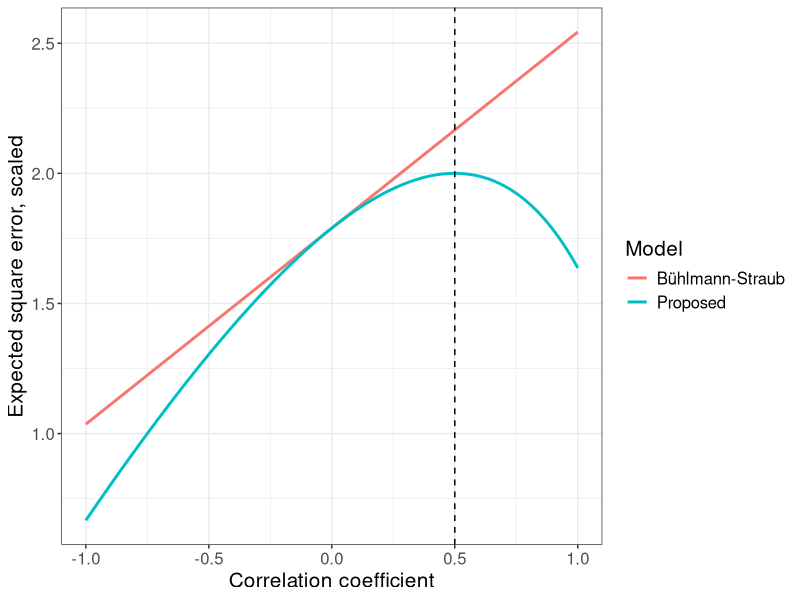
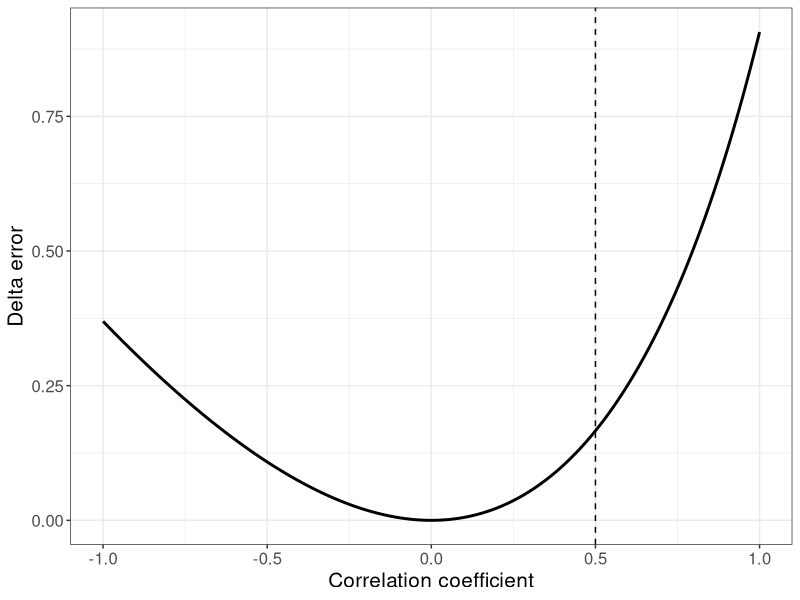
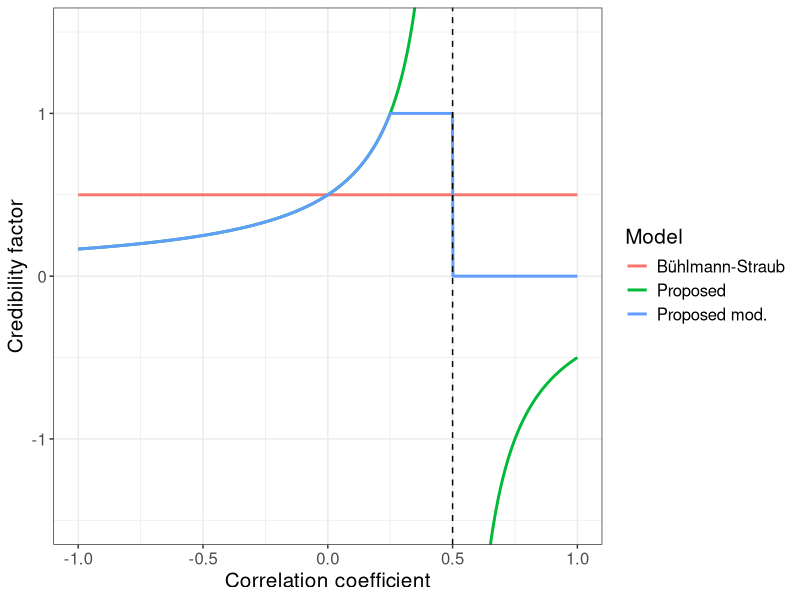
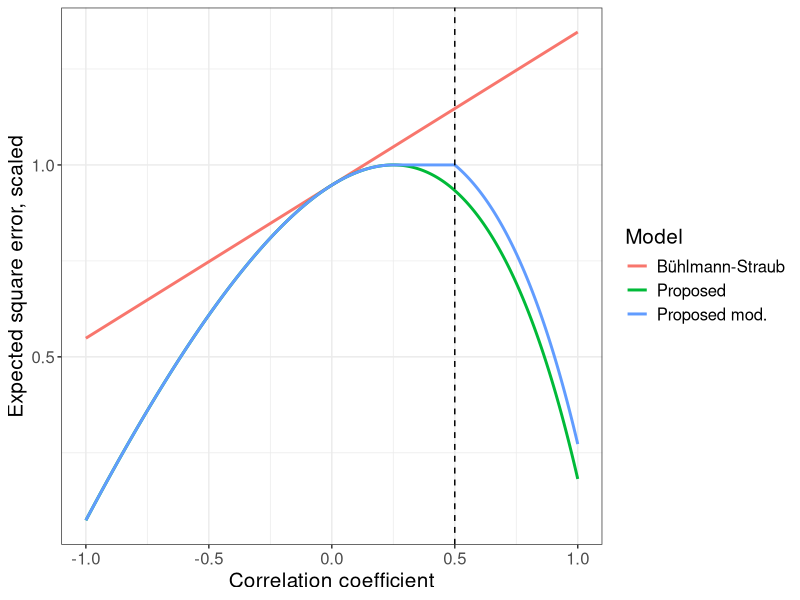
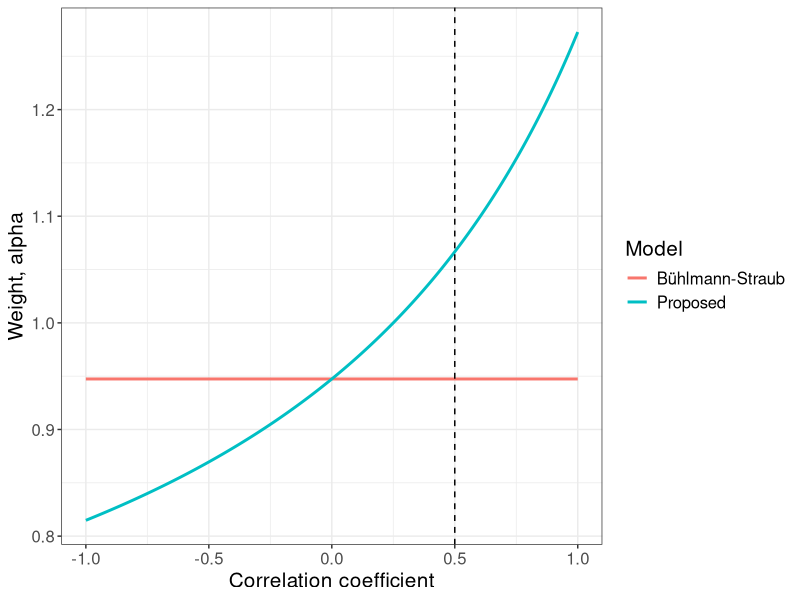
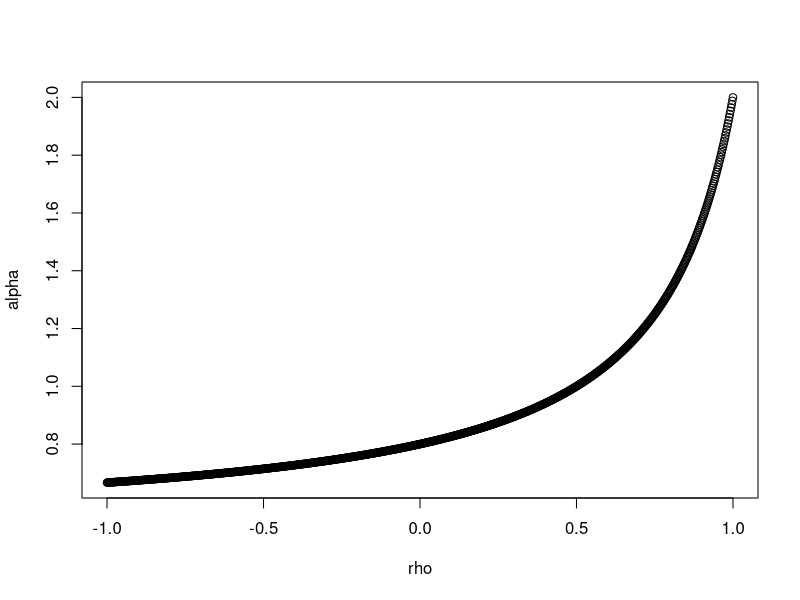
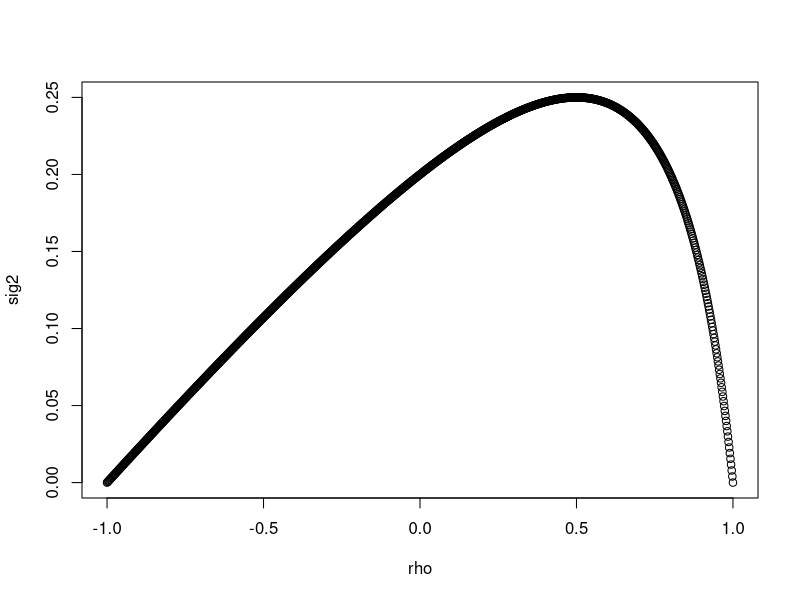
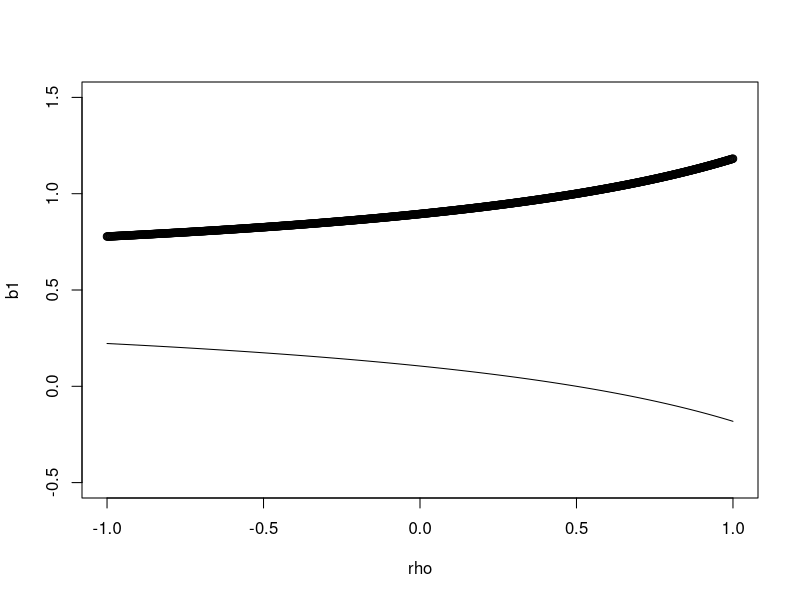

These figures' R source, in order:
library(tidyverse)

N <- 1000

get_z <- function(k1, k2, rho) (k1 + 1 - sqrt(k1*k2)*rho)/((k1+1)*(k1+k2+2-2*sqrt(k1*k2)*rho)-(k1+1)*(k2+1)+k1*k2*rho^2)

#k1 <- 5
#k2 <- k1
k1 <- 1
k2 <- 16
rho <- 0.8

#k1 <- seq(0.001, 5, length.out = 1000)
rho <- seq(-1, 1, length.out = N)

z <- get_z(k1, k2, rho)
#z_trans <- pmin(abs(z), 1)
z_trans <- pmax(pmin(z, 1), 0)
#z_trans <- abs(z)

s_scaled_proposed <- ((k1+1)*(k2+1)-k1*k2*rho^2)/(k1+k2+2-2*sqrt(k1*k2)*rho)

# plot(rho, z_trans)
# # lines(rho, 1/(1+k1-sqrt(k1*k2)*rho))
# #plot(rho, ((k1+1)*(k2+1)-k1*k2*rho^2)/(k1+k2+2-2*sqrt(k1*k2)*rho))
# abline(v = (k1+1)/sqrt(k1*k2))


# Two singularities
#
# k1 + k2 + 2 - 2 * sqrt(k1 * k2) * rho = 0
# Equivalent to Var(\hat\mu_1 - \hat\mu_2) = 0 or (k_1 = k_2)
#
# (k1+1)*(k1+k2+2-2*sqrt(k1*k2)*rho)-(k1+1)*(k2+1)+k1*k2*rho^2) = 0
# Equivalent to Var(\hat\mu_1 - \hat\mu) = 0
#

#(k1+1)/sqrt(k1*k2)


# Buhlmann

z_1 <- 1/(1+k1)
z_2 <- 1/(1+k2)
b <- matrix(c(z_1, z_2))/(z_1+z_2)

s_vec <- matrix(nrow = N)
v_vec <- matrix(nrow = N)
for(i in 1:N){
  K_bar_scaled <- matrix(c(k1+1, sqrt(k1*k2)*rho[i], sqrt(k1*k2)*rho[i], k2+1), ncol = 2)
  v_vec[i] <- (K_bar_scaled %*% b)[1]
  s_vec[i] <- t(b) %*% K_bar_scaled %*% b
}

# Plots

s2_scaled <- tibble(rho = rho, 
                    Proposed = s_scaled_proposed,
                    "Bühlmann-Straub" = c(s_vec)) %>%
   pivot_longer(cols = -rho,
                names_to = "Model",
                values_to = "error")

ggplot(s2_scaled, aes(x = rho, y = error, color = Model)) + 
  geom_line(size = 1) +
  theme_bw() +
  geom_vline(xintercept = (k1+1)/sqrt(k1*k2), linetype = "dashed") +
  labs(x = "Correlation coefficient", y = "Expected square error, scaled") +
  theme(text = element_text(size = 15))

ggplot(data.frame(x = rho, y = c(s_vec)-s_scaled_proposed), aes(x,y)) +
  geom_line(size = 1) +
  theme_bw() +
  geom_vline(xintercept = (k1+1)/sqrt(k1*k2), linetype = "dashed") +
  labs(x = "Correlation coefficient", y = "Delta error") +
  theme(text = element_text(size = 15))

cred <- tibble(rho = rho,
               "Proposed" = z,
               "Proposed mod." = z_trans,
               "Bühlmann-Straub" = z_1) %>%
  pivot_longer(cols = -rho,
               names_to = "Model",
               values_to = "error")

ggplot(cred, aes(x = rho, y = error, color = Model)) + 
  geom_line(size = 1) +
  theme_bw() +
  geom_vline(xintercept = (k1+1)/sqrt(k1*k2), linetype = "dashed") +
  labs(x = "Correlation coefficient", y = "Credibility factor") +
  ylim(c(-2, 2)) +
  coord_cartesian(ylim = c(-1.5, 1.5)) +
  theme(text = element_text(size = 15))

# proposed error
b1 <- (k2 + 1 - sqrt(k1*k2)*rho)/(k1 + k2 + 2 - 2 * sqrt(k1*k2)*rho)
e1 <- z^2 * (k1 + 1) + (1-z)^2 * s_scaled_proposed + 1 - 2*z - 2*(1-z)*b1 + 2*z*(1-z)*s_scaled_proposed
e1_mod <- z_trans^2 * (k1 + 1) + (1-z_trans)^2 * s_scaled_proposed + 1 - 2*z_trans - 2*(1-z_trans)*b1 + 2*z_trans*(1-z_trans)*s_scaled_proposed

# Buhlmann error
e1_b <- z_1^2 * (k1 + 1) + (1-z_1)^2 * s_vec + 1 - 2*z_1 - 2*(1-z_1)*b[1] + 2*z_1*(1-z_1)*v_vec

dummy <- tibble(rho = rho,
                Proposed = e1,
                "Proposed mod." = e1_mod,
                "Bühlmann-Straub" = e1_b) %>%
  pivot_longer(cols = -rho,
               names_to = "Model",
               values_to = "error")

ggplot(dummy, aes(x = rho, y = error, color = Model)) +
  geom_line(size = 1) +
  theme_bw() +
  geom_vline(xintercept = (k1+1)/sqrt(k1*k2), linetype = "dashed") +
  labs(x = "Correlation coefficient", y = "Expected square error, scaled") +
  theme(text = element_text(size = 15))



alpha   <- z + b1 - z*b1
alpha_b <- z_1 + b[1] - z_1*b[1]

dummy2 <- tibble(rho = rho,
                 Proposed = alpha,
                 "Bühlmann-Straub" = alpha_b) %>%
  pivot_longer(cols = -rho,
               names_to = "Model",
               values_to = "Weight")
ggplot(dummy2, aes(x = rho, y = Weight, color = Model)) +
  geom_line(size = 1) +
  theme_bw() +
  geom_vline(xintercept = (k1+1)/sqrt(k1*k2), linetype = "dashed") +
  labs(x = "Correlation coefficient", y = "Weight, alpha") +
  theme(text = element_text(size = 15))

beta <- 0.5
alpha <- (1-beta*rho)/(beta^2 + 1 - 2*beta*rho)
plot(rho, alpha)

sig2 <- alpha^2 * beta^2 + (1-alpha)^2 + 2*alpha*(1-alpha)*beta*rho
plot(rho, sig2)

plot(rho, b1, ylim = c(-0.5, 1.5))
lines(x = rho, y=(1-b1))
